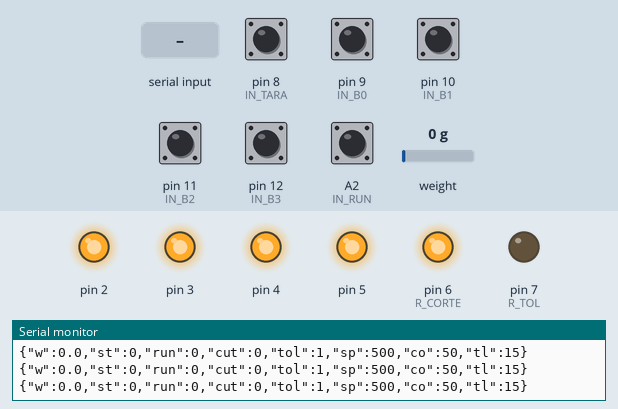
Bench run of a sketch on a simulated Arduino Uno, built with avr-gcc and run on an emulated ATmega328P. On the bench: output pins drawn as LEDs (lit = HIGH), the last lines printed to the serial monitor. The inputs (shaded band) are chosen by the test bench; at power-on: A2 (IN_RUN), pin 8 (IN_TARA), pin 9 (IN_B0), pin 10 (IN_B1), pin 11 (IN_B2), pin 12 (IN_B3) HIGH, weight on the scale 0 g. EEPROM starts erased.

Above: at 1.7 s.
1.8 s: weight on the scale set to 419 g
4.1 s: weight on the scale set to 482 g
At 5.1 s:
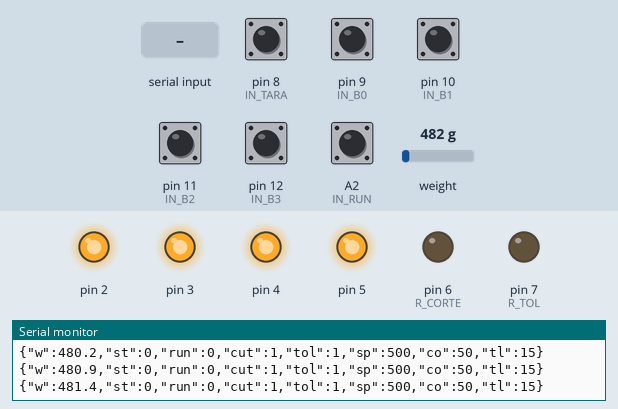
5.8 s: "P\n" received over Serial
At 5.98 s:
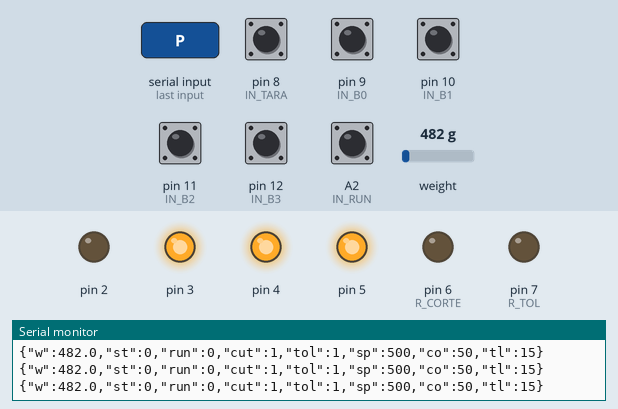
7.6 s: "TL 90\n" received over Serial
At 8.8 s:
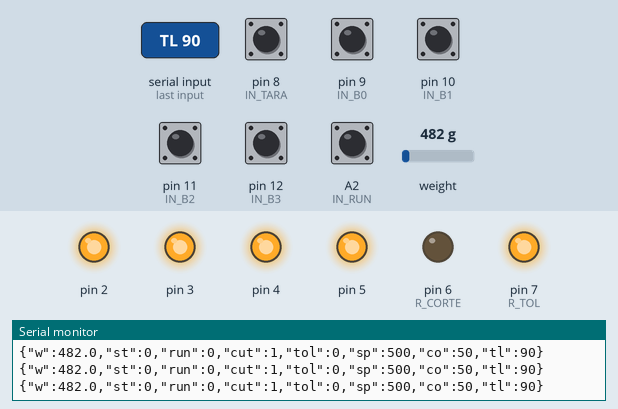
9.2 s: "M\n" received over Serial
At 9.44 s:
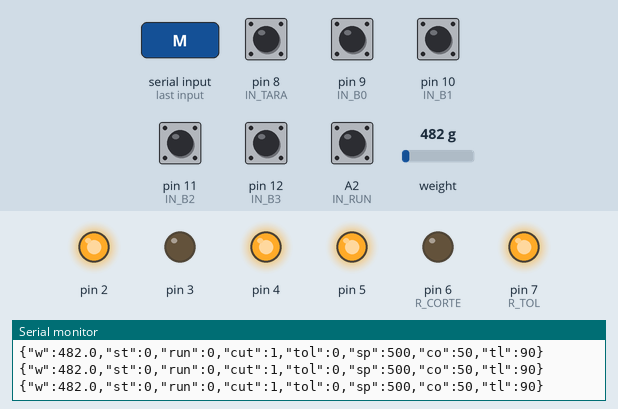
11.1 s: "S\n" received over Serial
At 11.28 s:
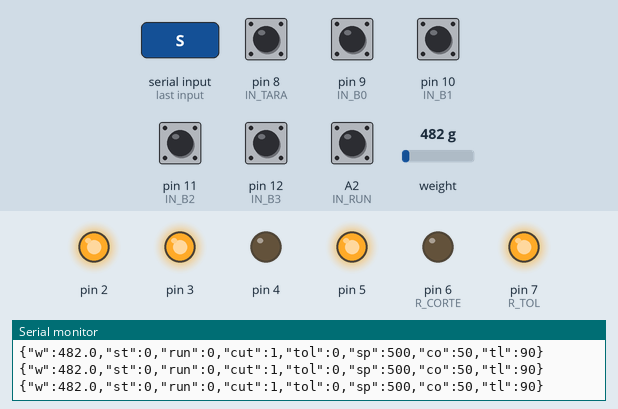
Timing chart, 0 to 13.9 s (numbered marks = the images above; inputs shaded):
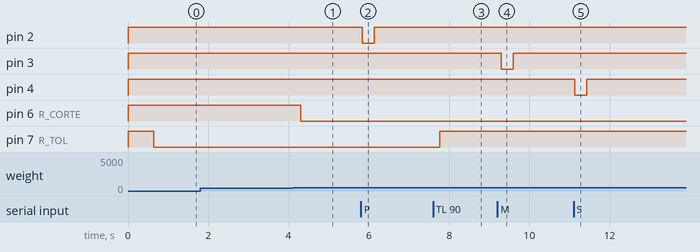

Measured:
- the behaviour switches between 450 and 451 g on weight on the scale (found by bisection; images 0 and 1)
- after the input at 4.1 s, pin 6 (R_CORTE): HIGH → LOW after 0.20 s
- after the input at 5.8 s, pin 2: HIGH → LOW at once, → HIGH 0.31 s later
- after the input at 7.6 s, pin 7 (R_TOL): LOW → HIGH after 0.17 s
- after the input at 9.2 s, pin 3: HIGH → LOW after 0.10 s, → HIGH 0.31 s later
- after the input at 11.1 s, pin 4: HIGH → LOW at once, → HIGH 0.31 s later

The sketch:

pesaje_envasadora.ino
```cpp
/*
  Envasadora LiOH (maqueta) - Pesaje y enlace HMI <-> PLC
  Placa: Arduino Uno o Nano
  Libreria: "HX711 Arduino Library" de Bogdan Necula (Gestor de librerias)

  Que hace:
   - Lee la celda de carga con el HX711 y calcula el peso en gramos.
   - Envia el peso y la etapa del PLC a la HMI (computador) por USB, 10 veces por segundo.
   - Recibe los botones de la HMI (PARTIR, MARCHA, PARO, RESET) y los pasa al PLC con reles.
   - Avisa al PLC con un rele cuando el peso llega al punto de corte (meta - compensacion).
   - Avisa al PLC con otro rele si el peso final queda fuera de tolerancia.
   - Hace la tara cuando el PLC activa la salida Y10.

  Conexiones (resumen):
   HX711:  DT -> A0, SCK -> A1, VCC -> 5V, GND -> GND
   Reles hacia el PLC (modulo de reles 5 V, contacto NA en serie con la entrada X):
     D2 -> X20 PARTIR   D3 -> X21 MARCHA   D4 -> X22 PARO
     D5 -> X23 RESET    D6 -> X24 PESO DE CORTE   D7 -> X25 FUERA DE TOLERANCIA
   Senales desde el PLC (modulo optoacoplador PC817, salida baja = activo):
     Y10 TARAR -> D8    Y20 -> D9   Y21 -> D10   Y22 -> D11   Y23 -> D12 (codigo de etapa)
     Y11 CICLO ACTIVO -> A2

  Comandos por el monitor serie (115200 baudios, fin de linea "Nueva linea"):
   P  = PARTIR      M = MARCHA      S = PARO      R = RESET
   SP 500 = meta en gramos         CO 50 = compensacion (corte anticipado) en gramos
   TL 15  = tolerancia +/- gramos  Z = poner en cero (sin saco)
   CAL0   = paso 1 de calibracion (celda vacia)
   CAL 500 = paso 2 de calibracion (con un peso conocido de 500 g encima)
*/

#include <HX711.h>
#include <EEPROM.h>

// ---------- Pines ----------
const uint8_t PIN_DT  = A0;
const uint8_t PIN_SCK = A1;

const uint8_t R_PARTIR = 2;
const uint8_t R_MARCHA = 3;
const uint8_t R_PARO   = 4;
const uint8_t R_RESET  = 5;
const uint8_t R_CORTE  = 6;
const uint8_t R_TOL    = 7;

const uint8_t IN_TARA = 8;
const uint8_t IN_B0   = 9;
const uint8_t IN_B1   = 10;
const uint8_t IN_B2   = 11;
const uint8_t IN_B3   = 12;
const uint8_t IN_RUN  = A2;

// La mayoria de los modulos de reles chinos se activan con nivel BAJO.
// Si tu modulo se activa con nivel ALTO, cambia esto a HIGH.
const uint8_t RELE_ON  = LOW;
const uint8_t RELE_OFF = (RELE_ON == LOW) ? HIGH : LOW;

const unsigned long PULSO_MS = 300;   // duracion del pulso de los botones de la HMI

// ---------- Parametros guardados en EEPROM ----------
struct Config {
  uint16_t marca;      // 0xA5A5 = configuracion valida
  float factor;        // factor de calibracion del HX711
  int16_t meta;        // gramos
  int16_t comp;        // gramos de compensacion
  int16_t tol;         // +/- gramos
};
Config cfg;

HX711 balanza;
float peso = 0;               // peso filtrado en gramos
bool pesoValido = false;

// pulsos no bloqueantes
unsigned long finPulso[8] = {0};

// lectura de etapa con filtro
uint8_t etapa = 0, etapaLeida = 0, etapaPrevia = 0;
uint8_t repeticiones = 0;
bool cicloActivo = false;
bool taraPrevia = false;

// registro del ultimo saco
float pesoEnCorte = 0;
float pesoFinal = 0;

unsigned long ultimoEnvio = 0;
String linea = "";

void guardarConfig() { EEPROM.put(0, cfg); }

void cargarConfig() {
  EEPROM.get(0, cfg);
  if (cfg.marca != 0xA5A5 || isnan(cfg.factor) || cfg.factor == 0) {
    cfg.marca = 0xA5A5;
    cfg.factor = 420.0;   // valor inicial aproximado; calibrar con CAL0 y CAL 500
    cfg.meta = 500;
    cfg.comp = 50;
    cfg.tol = 15;
    guardarConfig();
  }
}

void pulsar(uint8_t pin) {
  digitalWrite(pin, RELE_ON);
  finPulso[pin - 2] = millis() + PULSO_MS;
}

void atenderPulsos() {
  for (uint8_t pin = R_PARTIR; pin <= R_RESET; pin++) {
    if (finPulso[pin - 2] && (long)(millis() - finPulso[pin - 2]) >= 0) {
      digitalWrite(pin, RELE_OFF);
      finPulso[pin - 2] = 0;
    }
  }
}

bool activo(uint8_t pin) { return digitalRead(pin) == LOW; }  // optoacoplador tira a GND

uint8_t leerEtapa() {
  return (activo(IN_B0) ? 1 : 0) | (activo(IN_B1) ? 2 : 0) |
         (activo(IN_B2) ? 4 : 0) | (activo(IN_B3) ? 8 : 0);
}

void leerPeso() {
  if (!balanza.is_ready()) return;
  float g = balanza.get_units(1);
  if (!pesoValido) { peso = g; pesoValido = true; }
  else peso = peso * 0.6 + g * 0.4;   // filtro simple
}

void tarar() {
  balanza.tare(5);   // unos 0,5 s a 10 lecturas por segundo
  peso = 0;
}

void procesarComando(String c) {
  c.trim();
  c.toUpperCase();
  if (c == "P") pulsar(R_PARTIR);
  else if (c == "M") pulsar(R_MARCHA);
  else if (c == "S") pulsar(R_PARO);
  else if (c == "R") pulsar(R_RESET);
  else if (c == "Z") tarar();
  else if (c.startsWith("SP ")) { cfg.meta = constrain(c.substring(3).toInt(), 10, 2000); guardarConfig(); }
  else if (c.startsWith("CO ")) { cfg.comp = constrain(c.substring(3).toInt(), 0, 500); guardarConfig(); }
  else if (c.startsWith("TL ")) { cfg.tol  = constrain(c.substring(3).toInt(), 1, 200); guardarConfig(); }
  else if (c == "CAL0") {
    balanza.set_scale();      // factor 1
    balanza.tare(10);
    Serial.println(F("{\"msg\":\"Celda en cero. Ponga el peso conocido y envie CAL <gramos>\"}"));
  }
  else if (c.startsWith("CAL ")) {
    float conocido = c.substring(4).toFloat();
    if (conocido > 0) {
      float lectura = balanza.get_value(10);
      cfg.factor = lectura / conocido;
      balanza.set_scale(cfg.factor);
      guardarConfig();
      Serial.print(F("{\"msg\":\"Calibrado. Factor = "));
      Serial.print(cfg.factor, 3);
      Serial.println(F("\"}"));
    }
  }
}

void leerSerie() {
  while (Serial.available()) {
    char ch = Serial.read();
    if (ch == '\n' || ch == '\r') {
      if (linea.length()) procesarComando(linea);
      linea = "";
    } else if (linea.length() < 32) {
      linea += ch;
    }
  }
}

void enviarEstado() {
  Serial.print(F("{\"w\":"));   Serial.print(peso, 1);
  Serial.print(F(",\"st\":"));  Serial.print(etapa);
  Serial.print(F(",\"run\":")); Serial.print(cicloActivo ? 1 : 0);
  Serial.print(F(",\"cut\":")); Serial.print(digitalRead(R_CORTE) == RELE_ON ? 1 : 0);
  Serial.print(F(",\"tol\":")); Serial.print(digitalRead(R_TOL) == RELE_ON ? 1 : 0);
  Serial.print(F(",\"sp\":"));  Serial.print(cfg.meta);
  Serial.print(F(",\"co\":"));  Serial.print(cfg.comp);
  Serial.print(F(",\"tl\":"));  Serial.print(cfg.tol);
  Serial.println(F("}"));
}

void setup() {
  Serial.begin(115200);
  for (uint8_t pin = R_PARTIR; pin <= R_TOL; pin++) {
    digitalWrite(pin, RELE_OFF);   // primero el nivel, despues el modo: el rele no parpadea al encender
    pinMode(pin, OUTPUT);
  }
  pinMode(IN_TARA, INPUT_PULLUP);
  pinMode(IN_B0, INPUT_PULLUP);
  pinMode(IN_B1, INPUT_PULLUP);
  pinMode(IN_B2, INPUT_PULLUP);
  pinMode(IN_B3, INPUT_PULLUP);
  pinMode(IN_RUN, INPUT_PULLUP);

  cargarConfig();
  balanza.begin(PIN_DT, PIN_SCK);
  balanza.set_scale(cfg.factor);
  tarar();
  Serial.println(F("{\"msg\":\"Pesaje listo\"}"));
}

void loop() {
  leerSerie();
  atenderPulsos();
  leerPeso();

  // Etapa del PLC: se acepta cuando se lee igual 3 veces seguidas
  uint8_t e = leerEtapa();
  if (e == etapaLeida) { if (repeticiones < 3) repeticiones++; }
  else { etapaLeida = e; repeticiones = 0; }
  if (repeticiones >= 3) etapa = etapaLeida;
  cicloActivo = activo(IN_RUN);

  // Tara: al activarse Y10 (flanco de subida)
  bool tara = activo(IN_TARA);
  if (tara && !taraPrevia) tarar();
  taraPrevia = tara;

  // Senal de corte: peso >= meta - compensacion
  bool corte = pesoValido && peso >= (cfg.meta - cfg.comp);
  digitalWrite(R_CORTE, corte ? RELE_ON : RELE_OFF);

  // Senal de fuera de tolerancia: |peso - meta| > tolerancia
  bool fuera = pesoValido && fabs(peso - cfg.meta) > cfg.tol;
  digitalWrite(R_TOL, fuera ? RELE_ON : RELE_OFF);

  // Registro del saco: peso al cortar y peso final estable
  if (etapa != etapaPrevia) {
    if (etapaPrevia == 5 && etapa == 6) pesoEnCorte = peso;
    if (etapaPrevia == 6 && (etapa == 7 || etapa == 15)) {
      pesoFinal = peso;
      Serial.print(F("{\"evt\":\"fin\",\"wcut\":")); Serial.print(pesoEnCorte, 1);
      Serial.print(F(",\"wfin\":")); Serial.print(pesoFinal, 1);
      Serial.println(F("}"));
    }
    etapaPrevia = etapa;
  }

  if (millis() - ultimoEnvio >= 100) {
    ultimoEnvio = millis();
    enviarEstado();
  }
}
```
